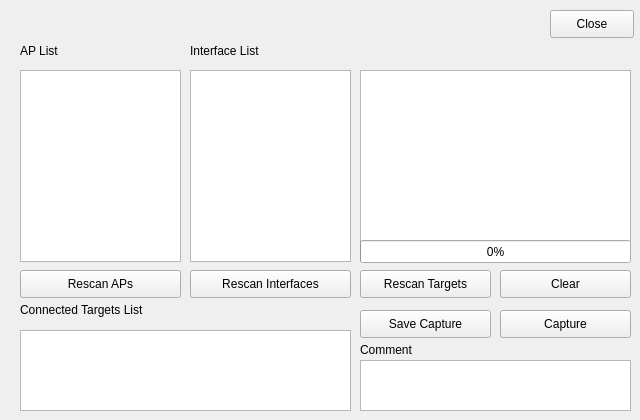
<?xml version="1.0" encoding="UTF-8"?>
<ui version="4.0">
 <class>LinearDeauthTab</class>
 <widget class="QWidget" name="LinearDeauthTab">
  <property name="geometry">
   <rect>
    <x>0</x>
    <y>0</y>
    <width>640</width>
    <height>420</height>
   </rect>
  </property>
  <property name="minimumSize">
   <size>
    <width>640</width>
    <height>420</height>
   </size>
  </property>
  <property name="maximumSize">
   <size>
    <width>640</width>
    <height>420</height>
   </size>
  </property>
  <property name="windowTitle">
   <string>Form</string>
  </property>
  <widget class="QLabel" name="apListLabel">
   <property name="geometry">
    <rect>
     <x>20</x>
     <y>40</y>
     <width>161</width>
     <height>21</height>
    </rect>
   </property>
   <property name="text">
    <string>AP List</string>
   </property>
  </widget>
  <widget class="QLabel" name="interfaceListLabel">
   <property name="geometry">
    <rect>
     <x>190</x>
     <y>40</y>
     <width>161</width>
     <height>21</height>
    </rect>
   </property>
   <property name="text">
    <string>Interface List</string>
   </property>
  </widget>
  <widget class="QListWidget" name="apListWidget">
   <property name="geometry">
    <rect>
     <x>20</x>
     <y>70</y>
     <width>161</width>
     <height>192</height>
    </rect>
   </property>
  </widget>
  <widget class="QTextEdit" name="cout">
   <property name="geometry">
    <rect>
     <x>360</x>
     <y>70</y>
     <width>271</width>
     <height>191</height>
    </rect>
   </property>
  </widget>
  <widget class="QProgressBar" name="progressBar">
   <property name="geometry">
    <rect>
     <x>360</x>
     <y>240</y>
     <width>271</width>
     <height>23</height>
    </rect>
   </property>
   <property name="value">
    <number>0</number>
   </property>
   <property name="orientation">
    <enum>Qt::Horizontal</enum>
   </property>
   <property name="invertedAppearance">
    <bool>false</bool>
   </property>
  </widget>
  <widget class="QPushButton" name="rescanApsButton">
   <property name="geometry">
    <rect>
     <x>20</x>
     <y>270</y>
     <width>161</width>
     <height>28</height>
    </rect>
   </property>
   <property name="text">
    <string>Rescan APs</string>
   </property>
  </widget>
  <widget class="QPushButton" name="rescanInterfacesButton">
   <property name="geometry">
    <rect>
     <x>190</x>
     <y>270</y>
     <width>161</width>
     <height>28</height>
    </rect>
   </property>
   <property name="text">
    <string>Rescan Interfaces</string>
   </property>
  </widget>
  <widget class="QPushButton" name="saveCaptureButton">
   <property name="geometry">
    <rect>
     <x>360</x>
     <y>310</y>
     <width>131</width>
     <height>28</height>
    </rect>
   </property>
   <property name="text">
    <string>Save Capture</string>
   </property>
  </widget>
  <widget class="QPushButton" name="clearButton">
   <property name="geometry">
    <rect>
     <x>500</x>
     <y>270</y>
     <width>131</width>
     <height>28</height>
    </rect>
   </property>
   <property name="text">
    <string>Clear</string>
   </property>
  </widget>
  <widget class="QPushButton" name="closeButton">
   <property name="geometry">
    <rect>
     <x>550</x>
     <y>10</y>
     <width>84</width>
     <height>28</height>
    </rect>
   </property>
   <property name="text">
    <string>Close</string>
   </property>
  </widget>
  <widget class="QPushButton" name="captureButton">
   <property name="geometry">
    <rect>
     <x>500</x>
     <y>310</y>
     <width>131</width>
     <height>28</height>
    </rect>
   </property>
   <property name="text">
    <string>Capture</string>
   </property>
  </widget>
  <widget class="QListWidget" name="interfaceListWidget">
   <property name="geometry">
    <rect>
     <x>190</x>
     <y>70</y>
     <width>161</width>
     <height>192</height>
    </rect>
   </property>
  </widget>
  <widget class="QPlainTextEdit" name="commentTextEdit">
   <property name="geometry">
    <rect>
     <x>360</x>
     <y>360</y>
     <width>271</width>
     <height>51</height>
    </rect>
   </property>
  </widget>
  <widget class="QLabel" name="commentLabel">
   <property name="geometry">
    <rect>
     <x>360</x>
     <y>340</y>
     <width>91</width>
     <height>20</height>
    </rect>
   </property>
   <property name="text">
    <string>Comment</string>
   </property>
  </widget>
  <widget class="QListWidget" name="connectedUserList">
   <property name="geometry">
    <rect>
     <x>20</x>
     <y>330</y>
     <width>331</width>
     <height>81</height>
    </rect>
   </property>
  </widget>
  <widget class="QPushButton" name="rescanTargetsButton">
   <property name="geometry">
    <rect>
     <x>360</x>
     <y>270</y>
     <width>131</width>
     <height>28</height>
    </rect>
   </property>
   <property name="text">
    <string>Rescan Targets</string>
   </property>
  </widget>
  <widget class="QLabel" name="label">
   <property name="geometry">
    <rect>
     <x>20</x>
     <y>300</y>
     <width>181</width>
     <height>20</height>
    </rect>
   </property>
   <property name="text">
    <string>Connected Targets List</string>
   </property>
  </widget>
 </widget>
 <resources/>
 <connections/>
</ui>
